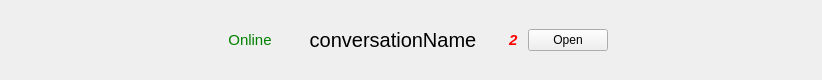
<?xml version="1.0" encoding="UTF-8"?>
<ui version="4.0">
 <class>ConversationWidget</class>
 <widget class="QWidget" name="ConversationWidget">
  <property name="geometry">
   <rect>
    <x>0</x>
    <y>0</y>
    <width>822</width>
    <height>80</height>
   </rect>
  </property>
  <property name="windowTitle">
   <string>Form</string>
  </property>
  <layout class="QGridLayout" name="gridLayout">
   <property name="leftMargin">
    <number>0</number>
   </property>
   <property name="topMargin">
    <number>0</number>
   </property>
   <property name="rightMargin">
    <number>0</number>
   </property>
   <property name="bottomMargin">
    <number>0</number>
   </property>
   <property name="spacing">
    <number>0</number>
   </property>
   <item row="0" column="0">
    <layout class="QHBoxLayout" name="horizontalLayout" stretch="3,1,3,0,1,3">
     <item>
      <spacer name="horizontalSpacer">
       <property name="orientation">
        <enum>Qt::Horizontal</enum>
       </property>
       <property name="sizeHint" stdset="0">
        <size>
         <width>40</width>
         <height>20</height>
        </size>
       </property>
      </spacer>
     </item>
     <item>
      <widget class="QLabel" name="online_label">
       <property name="sizePolicy">
        <sizepolicy hsizetype="Expanding" vsizetype="Preferred">
         <horstretch>0</horstretch>
         <verstretch>0</verstretch>
        </sizepolicy>
       </property>
       <property name="font">
        <font>
         <pointsize>11</pointsize>
        </font>
       </property>
       <property name="styleSheet">
        <string notr="true">color: green;</string>
       </property>
       <property name="text">
        <string>Online</string>
       </property>
       <property name="alignment">
        <set>Qt::AlignCenter</set>
       </property>
      </widget>
     </item>
     <item>
      <widget class="QLabel" name="conversation_name_label">
       <property name="font">
        <font>
         <pointsize>15</pointsize>
        </font>
       </property>
       <property name="text">
        <string>conversationName</string>
       </property>
       <property name="alignment">
        <set>Qt::AlignCenter</set>
       </property>
      </widget>
     </item>
     <item>
      <widget class="QLabel" name="not_readed_number_label">
       <property name="font">
        <font>
         <pointsize>11</pointsize>
         <weight>75</weight>
         <italic>true</italic>
         <bold>true</bold>
        </font>
       </property>
       <property name="styleSheet">
        <string notr="true">color: red; margin: 5;</string>
       </property>
       <property name="text">
        <string>2</string>
       </property>
      </widget>
     </item>
     <item>
      <widget class="QPushButton" name="open_conversation_button">
       <property name="sizePolicy">
        <sizepolicy hsizetype="Expanding" vsizetype="Maximum">
         <horstretch>0</horstretch>
         <verstretch>0</verstretch>
        </sizepolicy>
       </property>
       <property name="font">
        <font>
         <kerning>true</kerning>
        </font>
       </property>
       <property name="text">
        <string>Open</string>
       </property>
      </widget>
     </item>
     <item>
      <spacer name="horizontalSpacer_2">
       <property name="orientation">
        <enum>Qt::Horizontal</enum>
       </property>
       <property name="sizeHint" stdset="0">
        <size>
         <width>40</width>
         <height>20</height>
        </size>
       </property>
      </spacer>
     </item>
    </layout>
   </item>
  </layout>
 </widget>
 <resources/>
 <connections/>
</ui>
